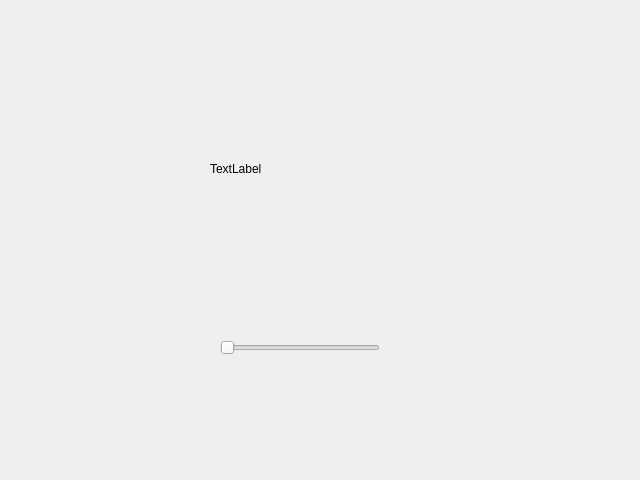
<?xml version="1.0" encoding="UTF-8"?>
<ui version="4.0">
 <class>Form</class>
 <widget class="QWidget" name="Form">
  <property name="geometry">
   <rect>
    <x>0</x>
    <y>0</y>
    <width>640</width>
    <height>480</height>
   </rect>
  </property>
  <property name="windowTitle">
   <string>Form</string>
  </property>
  <widget class="QSlider" name="horizontalSlider">
   <property name="geometry">
    <rect>
     <x>220</x>
     <y>340</y>
     <width>160</width>
     <height>16</height>
    </rect>
   </property>
   <property name="orientation">
    <enum>Qt::Horizontal</enum>
   </property>
  </widget>
  <widget class="QLabel" name="label">
   <property name="geometry">
    <rect>
     <x>210</x>
     <y>160</y>
     <width>67</width>
     <height>17</height>
    </rect>
   </property>
   <property name="text">
    <string>TextLabel</string>
   </property>
  </widget>
 </widget>
 <resources/>
 <connections>
  <connection>
   <sender>horizontalSlider</sender>
   <signal>valueChanged(int)</signal>
   <receiver>label</receiver>
   <slot>setNum(int)</slot>
   <hints>
    <hint type="sourcelabel">
     <x>338</x>
     <y>343</y>
    </hint>
    <hint type="destinationlabel">
     <x>271</x>
     <y>161</y>
    </hint>
   </hints>
  </connection>
 </connections>
</ui>
